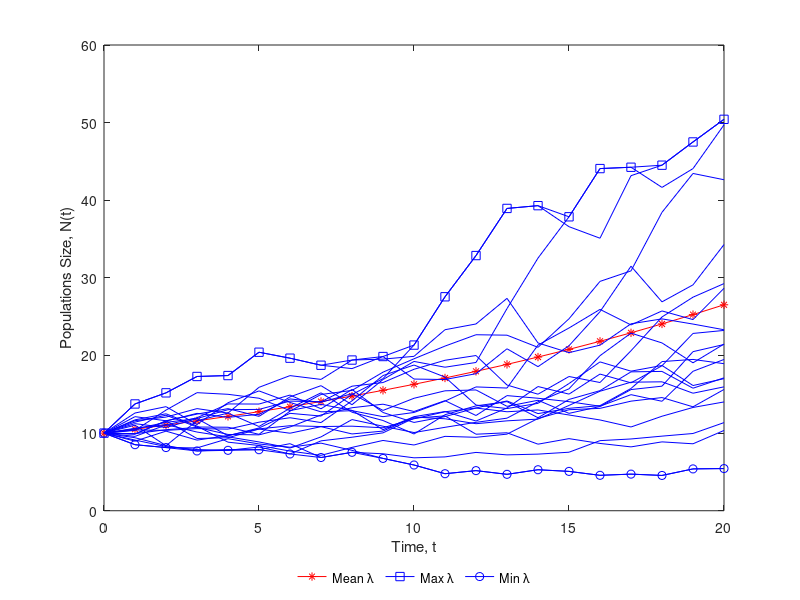

This figure's MATLAB source:
% Stochastic Population Model
% Filename: stochpop.m
% Author: Darren Kavanagh
% Date: 11.12.2008

clear all

stpop = 10;             % starting population
tinter = 21;            % time intervals
maxtime = tinter-1;     % final time
timespan = 0:1:maxtime; % timespan vector
avgr = 1.05;            % average growth rate
varr = 0.015;           % variance of average growth rate
nosim = 20;             % no of simulations

% matrix to store all simulation results
allN = zeros(tinter, nosim); 

% average population loop
N = zeros(tinter,1);
N(1)= stpop;  
for t=1:maxtime        
        N(t+1) = avgr * N(t);             % calc new population
end
avgN = N

% simulation loop
for i=1:nosim
    N = zeros(tinter,1);
    N(1)= stpop;            % set starting population
    % time interval loop
    for t=1:maxtime
        r = avgr + sqrt(varr) * randn; % get a random growth rate
        N(t+1) = r * N(t);             % calc new population
    end
    allN(:,i) = N;
end

% plot results
figure (1)
    box off    
    plot(timespan, avgN, 'r-*',...
         timespan, max(allN,[],2),'b-s',...
         timespan, min(allN,[],2), 'b-o', ...
     timespan,allN', 'b-')
    xlabel('Time, t');
    ylabel('Populations Size, N(t)');
    legend('Mean λ', 'Max λ', 'Min λ','Location', 'SouthOutside', ...
           'Orientation','horizontal');
    legend('boxoff')